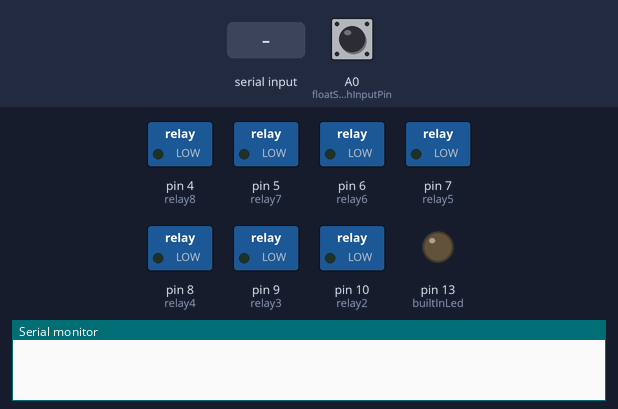
Recording of a sketch running on a simulated Arduino Uno, built with avr-gcc and run on an emulated ATmega328P. Parts: switched loads named in the sketch (green lamp = pin HIGH), output pins drawn as LEDs (lit = HIGH), the last lines printed to the serial monitor. Inputs (shaded band) come from the test bench; at power-on: A0 (floatSwitchInputPin) HIGH.

Above: at 0.1 s.
At 16.2 s:
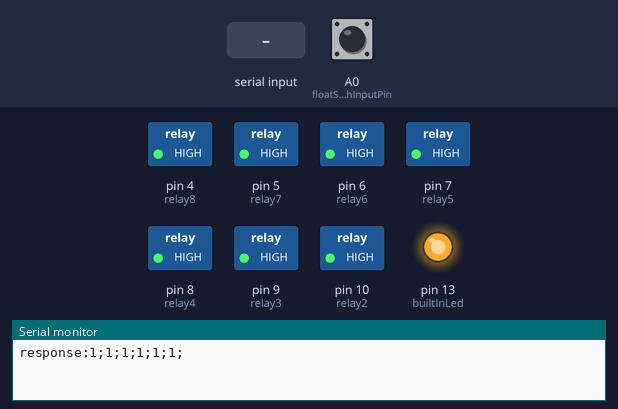
16.3 s: ":" received over Serial
At 18.7 s:
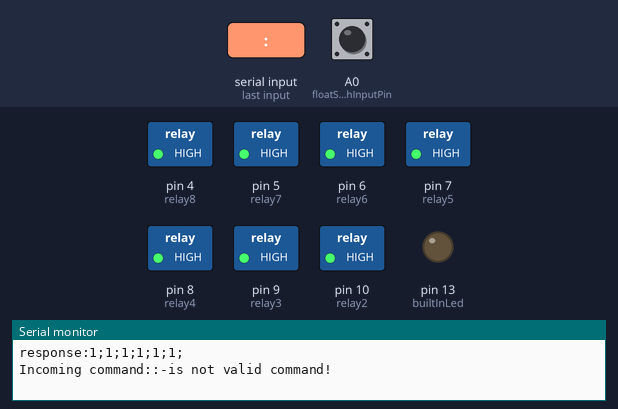
19.8 s: "90:45\n" received over Serial
23.4 s: "1\n" received over Serial
Timing chart, 0 to 32.9 s (numbered marks = the images above; inputs shaded):
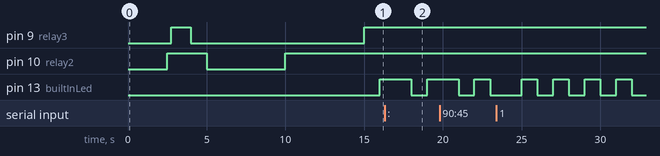

Measured:
- by itself, pin 13 (builtInLed): alternates HIGH for 1.0 s and LOW for 1.0 s

The sketch:

garden_controller_slave.ino
```cpp
#include <SoftwareSerial.h>

//well relay
const byte relay8 = 4;
//submersible pump relay
const byte relay7 = 5;
//led reflectorfloatSwitch
const byte relay6 = 6;
//hidro
const byte relay5 = 7;
//empty
const byte relay4 = 8;
//12V ball vale - bidirectional movement
const byte relay3 = 9;
//12V DC to DC converter
const byte relay2 = 10;
//dead
//byte relay1 = 11;
const byte builtInLed = 13;
//byte relay1 = 11;
const byte floatSwitchInputPin = A0;

bool irrigationActive = false;
bool ledState = false;
//if true the tank is full
bool floatSwitchStatus = true;
unsigned long oldTime;
unsigned long wellLastONTime;

void setup()
{
  // Initialize a serial connection for reporting values to the host
  Serial.begin(9600);
  pinMode(builtInLed, OUTPUT);

  // Set pin to default state
  pinMode(floatSwitchInputPin, INPUT_PULLUP);

  delay(2500);

  /*pinMode(relay1, OUTPUT);
  digitalWrite(relay1, HIGH);
  delay(250);*/
  pinMode(relay2, OUTPUT);
  digitalWrite(relay2, HIGH);
  delay(250);
  pinMode(relay3, OUTPUT);
  digitalWrite(relay3, HIGH);
  delay(250);
  pinMode(relay4, OUTPUT);
  digitalWrite(relay4, HIGH);
  delay(250);
  pinMode(relay5, OUTPUT);
  digitalWrite(relay5, HIGH);
  delay(250);
  pinMode(relay6, OUTPUT);
  digitalWrite(relay6, HIGH);
  delay(250);
  pinMode(relay7, OUTPUT);
  digitalWrite(relay7, HIGH);
  delay(250);
  pinMode(relay8, OUTPUT);
  digitalWrite(relay8, HIGH);
  //set the default value for variable.
  oldTime = 0;
  wellLastONTime = 0;

  // close the valve to make sure its in corrrectly known position
  executeCommand(105);
}

//gives back the actual state of the pin so we do not need to store it
int digitalReadOutputPin(byte pin)
{
  if (digitalRead(pin) == 1)
    return 1;
  else
    return 0;
}

//we received a command from the master
//these are related to Pin numbers
void executeCommand(int command)
{
  if (command == 40) {
    digitalWrite(relay8, LOW);
  } else if(command == 45) {
      digitalWrite(relay8, HIGH);
  } else if(command == 50) {
      digitalWrite(relay7, LOW);
  } else if(command == 55) {
      digitalWrite(relay7, HIGH);
  } else if(command == 60) {
      digitalWrite(relay6, LOW);
  } else if(command == 65) {
      digitalWrite(relay6, HIGH);
  } else if(command == 70) {
      digitalWrite(relay5, LOW);
  } else if(command == 75) {
      digitalWrite(relay5, HIGH);
  } else if(command == 80) {
      digitalWrite(relay4, LOW);
  } else if(command == 85) {
      digitalWrite(relay4, HIGH);
  } else if(command == 90) {
      digitalWrite(relay3, LOW);
  } else if(command == 95) {
      digitalWrite(relay3, HIGH);
  } else if(command == 100) {
      activateBallValve(true);
      //digitalWrite(relay2, LOW);
  } else if(command == 105) {
      activateBallValve(false);
      //digitalWrite(relay2, HIGH);
  } else if(command == 200) {
      //increase trigger value
      //currently does nothing
  } else if(command == 210) {
      //decrease trigger value
      //currently does nothing
  } else if(command == 999) {
      sendDebugMessage();
  }
  //in all other cases or after all execution update the master
  sendStatusUpdate();
}
// if direction is true we will open the valve and close otherwise
void activateBallValve(bool direction) {
  if (direction) {
    irrigationActive = true;
    digitalWrite(relay2, LOW);
    delay(5000);
  } else {
    irrigationActive = false;
    digitalWrite(relay3, LOW);
    delay(1000);
    digitalWrite(relay2, LOW);
    delay(5000);
  }
  //switching off the 12V before releasing the direction relay
  digitalWrite(relay2, HIGH);
  delay(5000);
  digitalWrite(relay3, HIGH);
}

//Message will look like:
//tank status
//relay 8-5
//relay 4-3 is empty - not included into message
//relay 2-1 is for ball valve
void sendStatusUpdate()
{
  String message = "response:";
  message = message + String(digitalReadOutputPin(floatSwitchInputPin)) + ";";
  if (irrigationActive) {
    message = message + "0;";
  } else {
    message = message + "1;";
  }
  message = message + String(digitalReadOutputPin(relay5)) + ";";
  message = message + String(digitalReadOutputPin(relay6)) + ";";
  message = message + String(digitalReadOutputPin(relay7)) + ";";
  message = message + String(digitalReadOutputPin(relay8)) + ";";
  Serial.println(message);
}

void sendDebugMessage()
{
  String debugMessage = "debugMessage:";
  debugMessage += "isWellActive=" + String(digitalReadOutputPin(relay8)) + ";";
  debugMessage += "isPumpActive=" + String(digitalReadOutputPin(relay7)) + ";";
  debugMessage += "irrigationActive=" + String(irrigationActive) + ";";
  debugMessage += "floatSwitchStatus=" + String(floatSwitchStatus) + ";";
  debugMessage += "versionNumber=2026-06-01";
  Serial.println(debugMessage);
}

void sendDebugInformationMessage(String paramMessage)
{
  String debugMessage = "debugMessage:" + paramMessage;
  Serial.println(debugMessage);
}

void setLedState() {
  if (ledState) {
    digitalWrite(builtInLed, HIGH);
    //Serial.println("Led high");
    ledState = false;
  } else {
    digitalWrite(builtInLed, LOW);
    //Serial.println("Led low");
    ledState = true;
  }
  delay(1000);
}

/**
 * Main program loop
 */
void loop()
{
  if (Serial.available()){
    String incoming = Serial.readString();
    //Serial.print();
    if (incoming.indexOf("command:") > -1) {
      String commandNumber = incoming.substring(incoming.indexOf(":") +1 );
      executeCommand(commandNumber.toInt());
    } else {
      Serial.print("Incoming command:");
      Serial.print(incoming);
      Serial.println("-is not valid command!");
    }
  }

  floatSwitchStatus = digitalReadOutputPin(floatSwitchInputPin);

  //water comes from the well in every 1 minutes in every 10 minutes.
  //we need to switch on and off the relay making sure it wont worn out quickly.


  if((millis() - oldTime) > 90000) {
    //if the well relay is ON
    if (digitalReadOutputPin(relay8) == 0) {
      //Serial.println("The 90s period has passed, Switching Well OFF.");
      //this means we need to switch OFF the well
      executeCommand(45);
      //if we do not have enough water in the tank
    }
    if (floatSwitchStatus) {
        //if we passed the 10 minutes marker we can switch on the well
        if ((millis() - wellLastONTime) > 600000) {
          //Serial.println("The tank is not full and we are not in the wait windows. Switching Well ON.");
          executeCommand(40);
          wellLastONTime = millis();
        }
    } else {
          //Serial.print("The tank is full, floatSwitchStatus is:");
          //Serial.println(floatSwitchStatus);
    }
    oldTime = millis();
  }
  setLedState();
}
```
